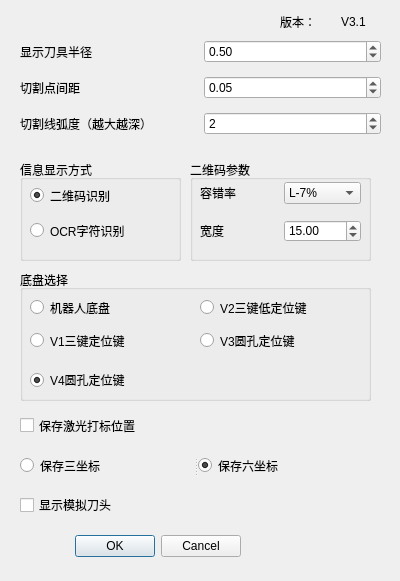
<?xml version="1.0" encoding="UTF-8"?>
<ui version="4.0">
 <class>Dialog</class>
 <widget class="QDialog" name="Dialog">
  <property name="geometry">
   <rect>
    <x>0</x>
    <y>0</y>
    <width>400</width>
    <height>581</height>
   </rect>
  </property>
  <property name="maximumSize">
   <size>
    <width>800</width>
    <height>1000</height>
   </size>
  </property>
  <property name="windowTitle">
   <string>设置</string>
  </property>
  <widget class="QWidget" name="layoutWidget">
   <property name="geometry">
    <rect>
     <x>20</x>
     <y>530</y>
     <width>221</width>
     <height>33</height>
    </rect>
   </property>
   <layout class="QHBoxLayout">
    <property name="spacing">
     <number>6</number>
    </property>
    <property name="leftMargin">
     <number>0</number>
    </property>
    <property name="topMargin">
     <number>0</number>
    </property>
    <property name="rightMargin">
     <number>0</number>
    </property>
    <property name="bottomMargin">
     <number>0</number>
    </property>
    <item>
     <spacer>
      <property name="orientation">
       <enum>Qt::Horizontal</enum>
      </property>
      <property name="sizeHint" stdset="0">
       <size>
        <width>131</width>
        <height>31</height>
       </size>
      </property>
     </spacer>
    </item>
    <item>
     <widget class="QPushButton" name="okButton">
      <property name="text">
       <string>OK</string>
      </property>
     </widget>
    </item>
    <item>
     <widget class="QPushButton" name="cancelButton">
      <property name="text">
       <string>Cancel</string>
      </property>
     </widget>
    </item>
   </layout>
  </widget>
  <widget class="QCheckBox" name="checkBoxMark">
   <property name="geometry">
    <rect>
     <x>20</x>
     <y>410</y>
     <width>191</width>
     <height>31</height>
    </rect>
   </property>
   <property name="text">
    <string>保存激光打标位置</string>
   </property>
  </widget>
  <widget class="QWidget" name="layoutWidget">
   <property name="geometry">
    <rect>
     <x>280</x>
     <y>10</y>
     <width>116</width>
     <height>23</height>
    </rect>
   </property>
   <layout class="QHBoxLayout" name="horizontalLayout">
    <item>
     <widget class="QLabel" name="label_5">
      <property name="text">
       <string>版本：</string>
      </property>
     </widget>
    </item>
    <item>
     <widget class="QLabel" name="label_version">
      <property name="maximumSize">
       <size>
        <width>10000</width>
        <height>10000</height>
       </size>
      </property>
      <property name="font">
       <font>
        <pointsize>9</pointsize>
       </font>
      </property>
      <property name="text">
       <string>V3.1</string>
      </property>
     </widget>
    </item>
   </layout>
  </widget>
  <widget class="QCheckBox" name="checkBox_showBur">
   <property name="geometry">
    <rect>
     <x>20</x>
     <y>490</y>
     <width>181</width>
     <height>30</height>
    </rect>
   </property>
   <property name="text">
    <string>显示模拟刀头</string>
   </property>
  </widget>
  <widget class="QRadioButton" name="radioButton_auto">
   <property name="geometry">
    <rect>
     <x>448</x>
     <y>180</y>
     <width>83</width>
     <height>17</height>
    </rect>
   </property>
   <property name="text">
    <string>自动生成点</string>
   </property>
   <property name="checkable">
    <bool>false</bool>
   </property>
   <property name="checked">
    <bool>false</bool>
   </property>
  </widget>
  <widget class="QRadioButton" name="radioButton_manual">
   <property name="geometry">
    <rect>
     <x>448</x>
     <y>160</y>
     <width>71</width>
     <height>17</height>
    </rect>
   </property>
   <property name="text">
    <string>手动绘点</string>
   </property>
   <property name="checkable">
    <bool>true</bool>
   </property>
   <property name="checked">
    <bool>true</bool>
   </property>
  </widget>
  <widget class="QSpinBox" name="smoothBox">
   <property name="geometry">
    <rect>
     <x>552</x>
     <y>76</y>
     <width>40</width>
     <height>20</height>
    </rect>
   </property>
  </widget>
  <widget class="QLabel" name="label">
   <property name="geometry">
    <rect>
     <x>449</x>
     <y>22</y>
     <width>72</width>
     <height>16</height>
    </rect>
   </property>
   <property name="text">
    <string>龈缘线距离：</string>
   </property>
  </widget>
  <widget class="QLabel" name="label_2">
   <property name="geometry">
    <rect>
     <x>449</x>
     <y>49</y>
     <width>72</width>
     <height>16</height>
    </rect>
   </property>
   <property name="text">
    <string>采样点间距：</string>
   </property>
  </widget>
  <widget class="QSpinBox" name="OffsetStepBox">
   <property name="geometry">
    <rect>
     <x>552</x>
     <y>22</y>
     <width>40</width>
     <height>20</height>
    </rect>
   </property>
   <property name="minimum">
    <number>1</number>
   </property>
   <property name="maximum">
    <number>50</number>
   </property>
  </widget>
  <widget class="QDoubleSpinBox" name="intevalBox">
   <property name="geometry">
    <rect>
     <x>552</x>
     <y>49</y>
     <width>52</width>
     <height>20</height>
    </rect>
   </property>
   <property name="minimum">
    <double>0.100000000000000</double>
   </property>
   <property name="maximum">
    <double>5.000000000000000</double>
   </property>
   <property name="singleStep">
    <double>0.200000000000000</double>
   </property>
  </widget>
  <widget class="QLabel" name="label_3">
   <property name="geometry">
    <rect>
     <x>449</x>
     <y>76</y>
     <width>72</width>
     <height>16</height>
    </rect>
   </property>
   <property name="text">
    <string>曲线平滑度：</string>
   </property>
  </widget>
  <widget class="QLabel" name="label_4">
   <property name="geometry">
    <rect>
     <x>449</x>
     <y>103</y>
     <width>90</width>
     <height>16</height>
    </rect>
   </property>
   <property name="text">
    <string>法向与Z轴夹角：</string>
   </property>
  </widget>
  <widget class="QSpinBox" name="zangleBox">
   <property name="geometry">
    <rect>
     <x>552</x>
     <y>103</y>
     <width>40</width>
     <height>20</height>
    </rect>
   </property>
   <property name="maximum">
    <number>90</number>
   </property>
  </widget>
  <widget class="QLabel" name="label_6">
   <property name="geometry">
    <rect>
     <x>449</x>
     <y>130</y>
     <width>84</width>
     <height>16</height>
    </rect>
   </property>
   <property name="text">
    <string>底座过滤高度：</string>
   </property>
  </widget>
  <widget class="QSpinBox" name="zthresholdBox">
   <property name="geometry">
    <rect>
     <x>552</x>
     <y>130</y>
     <width>46</width>
     <height>20</height>
    </rect>
   </property>
   <property name="minimum">
    <number>-20</number>
   </property>
   <property name="maximum">
    <number>40</number>
   </property>
  </widget>
  <widget class="QWidget" name="layoutWidget">
   <property name="geometry">
    <rect>
     <x>20</x>
     <y>33</y>
     <width>361</width>
     <height>111</height>
    </rect>
   </property>
   <layout class="QGridLayout" name="gridLayout">
    <item row="1" column="1">
     <widget class="QDoubleSpinBox" name="doubleSpinBox_cutlineInterval">
      <property name="enabled">
       <bool>true</bool>
      </property>
      <property name="minimum">
       <double>0.000000000000000</double>
      </property>
      <property name="maximum">
       <double>5.000000000000000</double>
      </property>
      <property name="singleStep">
       <double>0.050000000000000</double>
      </property>
      <property name="value">
       <double>0.050000000000000</double>
      </property>
     </widget>
    </item>
    <item row="2" column="1">
     <widget class="QSpinBox" name="spinBox_curveture">
      <property name="enabled">
       <bool>true</bool>
      </property>
      <property name="maximum">
       <number>4</number>
      </property>
      <property name="value">
       <number>2</number>
      </property>
     </widget>
    </item>
    <item row="0" column="0">
     <widget class="QLabel" name="label_11">
      <property name="text">
       <string>显示刀具半径</string>
      </property>
     </widget>
    </item>
    <item row="1" column="0">
     <widget class="QLabel" name="label_12">
      <property name="enabled">
       <bool>true</bool>
      </property>
      <property name="text">
       <string>切割点间距</string>
      </property>
     </widget>
    </item>
    <item row="0" column="1">
     <widget class="QDoubleSpinBox" name="doubleSpinBox_cutOffset">
      <property name="maximum">
       <double>2.000000000000000</double>
      </property>
      <property name="singleStep">
       <double>0.100000000000000</double>
      </property>
      <property name="value">
       <double>0.500000000000000</double>
      </property>
     </widget>
    </item>
    <item row="2" column="0">
     <widget class="QLabel" name="label_13">
      <property name="text">
       <string>切割线弧度（越大越深）</string>
      </property>
     </widget>
    </item>
   </layout>
  </widget>
  <widget class="QSpinBox" name="spinBox_cutDegreeInsideBack">
   <property name="geometry">
    <rect>
     <x>588</x>
     <y>300</y>
     <width>81</width>
     <height>20</height>
    </rect>
   </property>
   <property name="maximum">
    <number>90</number>
   </property>
   <property name="value">
    <number>45</number>
   </property>
  </widget>
  <widget class="QSpinBox" name="spinBox_cutDegreeOut">
   <property name="geometry">
    <rect>
     <x>588</x>
     <y>244</y>
     <width>81</width>
     <height>20</height>
    </rect>
   </property>
   <property name="maximum">
    <number>90</number>
   </property>
   <property name="value">
    <number>45</number>
   </property>
  </widget>
  <widget class="QLabel" name="label_9">
   <property name="geometry">
    <rect>
     <x>450</x>
     <y>272</y>
     <width>132</width>
     <height>20</height>
    </rect>
   </property>
   <property name="text">
    <string>舌侧中间切割角度</string>
   </property>
  </widget>
  <widget class="QSpinBox" name="spinBox_fbDegree">
   <property name="geometry">
    <rect>
     <x>588</x>
     <y>216</y>
     <width>81</width>
     <height>20</height>
    </rect>
   </property>
   <property name="maximum">
    <number>180</number>
   </property>
   <property name="value">
    <number>45</number>
   </property>
  </widget>
  <widget class="QLabel" name="label_7">
   <property name="geometry">
    <rect>
     <x>450</x>
     <y>216</y>
     <width>132</width>
     <height>20</height>
    </rect>
   </property>
   <property name="text">
    <string>前后牙区分角度</string>
   </property>
  </widget>
  <widget class="QSpinBox" name="spinBox_cutDegreeInsideFront">
   <property name="geometry">
    <rect>
     <x>588</x>
     <y>272</y>
     <width>81</width>
     <height>20</height>
    </rect>
   </property>
   <property name="maximum">
    <number>90</number>
   </property>
   <property name="value">
    <number>45</number>
   </property>
  </widget>
  <widget class="QLabel" name="label_8">
   <property name="geometry">
    <rect>
     <x>450</x>
     <y>244</y>
     <width>132</width>
     <height>20</height>
    </rect>
   </property>
   <property name="text">
    <string>完整唇侧切割角度</string>
   </property>
  </widget>
  <widget class="QLabel" name="label_10">
   <property name="geometry">
    <rect>
     <x>450</x>
     <y>300</y>
     <width>132</width>
     <height>20</height>
    </rect>
   </property>
   <property name="text">
    <string>舌侧双侧切割角度</string>
   </property>
  </widget>
  <widget class="QGroupBox" name="groupBox">
   <property name="geometry">
    <rect>
     <x>20</x>
     <y>270</y>
     <width>351</width>
     <height>131</height>
    </rect>
   </property>
   <property name="maximumSize">
    <size>
     <width>500</width>
     <height>500</height>
    </size>
   </property>
   <property name="title">
    <string>底盘选择</string>
   </property>
   <widget class="QRadioButton" name="radioButton_Robotic">
    <property name="geometry">
     <rect>
      <x>10</x>
      <y>22</y>
      <width>151</width>
      <height>31</height>
     </rect>
    </property>
    <property name="text">
     <string>机器人底盘</string>
    </property>
    <property name="checkable">
     <bool>true</bool>
    </property>
    <property name="checked">
     <bool>false</bool>
    </property>
    <property name="autoExclusive">
     <bool>true</bool>
    </property>
   </widget>
   <widget class="QRadioButton" name="radioButton_5or4Axis">
    <property name="geometry">
     <rect>
      <x>10</x>
      <y>60</y>
      <width>151</width>
      <height>21</height>
     </rect>
    </property>
    <property name="text">
     <string>V1三键定位键 </string>
    </property>
    <property name="checkable">
     <bool>true</bool>
    </property>
    <property name="checked">
     <bool>false</bool>
    </property>
    <property name="autoExclusive">
     <bool>true</bool>
    </property>
   </widget>
   <widget class="QRadioButton" name="radioButton_5or4Axis_2">
    <property name="geometry">
     <rect>
      <x>180</x>
      <y>22</y>
      <width>171</width>
      <height>31</height>
     </rect>
    </property>
    <property name="text">
     <string>V2三键低定位键</string>
    </property>
    <property name="checkable">
     <bool>true</bool>
    </property>
    <property name="checked">
     <bool>false</bool>
    </property>
    <property name="autoExclusive">
     <bool>true</bool>
    </property>
   </widget>
   <widget class="QRadioButton" name="radioButton_5or4Axis_3">
    <property name="geometry">
     <rect>
      <x>180</x>
      <y>60</y>
      <width>161</width>
      <height>21</height>
     </rect>
    </property>
    <property name="text">
     <string>V3圆孔定位键</string>
    </property>
    <property name="checked">
     <bool>false</bool>
    </property>
    <property name="autoExclusive">
     <bool>true</bool>
    </property>
   </widget>
   <widget class="QRadioButton" name="radioButton_5or4Axis_4">
    <property name="geometry">
     <rect>
      <x>10</x>
      <y>100</y>
      <width>161</width>
      <height>20</height>
     </rect>
    </property>
    <property name="text">
     <string>V4圆孔定位键</string>
    </property>
    <property name="checked">
     <bool>true</bool>
    </property>
    <property name="autoExclusive">
     <bool>true</bool>
    </property>
   </widget>
  </widget>
  <widget class="QGroupBox" name="groupBox_2">
   <property name="geometry">
    <rect>
     <x>20</x>
     <y>160</y>
     <width>161</width>
     <height>101</height>
    </rect>
   </property>
   <property name="title">
    <string>信息显示方式</string>
   </property>
   <widget class="QRadioButton" name="radioButton_QR">
    <property name="geometry">
     <rect>
      <x>10</x>
      <y>25</y>
      <width>141</width>
      <height>21</height>
     </rect>
    </property>
    <property name="text">
     <string>二维码识别</string>
    </property>
    <property name="checked">
     <bool>true</bool>
    </property>
   </widget>
   <widget class="QRadioButton" name="radioButton_Info">
    <property name="geometry">
     <rect>
      <x>10</x>
      <y>60</y>
      <width>141</width>
      <height>21</height>
     </rect>
    </property>
    <property name="text">
     <string>OCR字符识别</string>
    </property>
    <property name="checked">
     <bool>false</bool>
    </property>
   </widget>
  </widget>
  <widget class="QGroupBox" name="groupBox_3">
   <property name="geometry">
    <rect>
     <x>190</x>
     <y>160</y>
     <width>181</width>
     <height>101</height>
    </rect>
   </property>
   <property name="title">
    <string>二维码参数</string>
   </property>
   <widget class="QWidget" name="layoutWidget">
    <property name="geometry">
     <rect>
      <x>10</x>
      <y>22</y>
      <width>161</width>
      <height>22</height>
     </rect>
    </property>
    <layout class="QHBoxLayout" name="horizontalLayout_2">
     <item>
      <widget class="QLabel" name="label_14">
       <property name="text">
        <string>容错率</string>
       </property>
      </widget>
     </item>
     <item>
      <widget class="QComboBox" name="comboBox_correction">
       <item>
        <property name="text">
         <string>L-7%</string>
        </property>
       </item>
       <item>
        <property name="text">
         <string>M-15%</string>
        </property>
       </item>
       <item>
        <property name="text">
         <string>Q-25%</string>
        </property>
       </item>
       <item>
        <property name="text">
         <string>H-30%</string>
        </property>
       </item>
      </widget>
     </item>
    </layout>
   </widget>
   <widget class="QWidget" name="layoutWidget">
    <property name="geometry">
     <rect>
      <x>10</x>
      <y>60</y>
      <width>161</width>
      <height>22</height>
     </rect>
    </property>
    <layout class="QHBoxLayout" name="horizontalLayout_3">
     <item>
      <widget class="QLabel" name="label_15">
       <property name="text">
        <string>宽度</string>
       </property>
      </widget>
     </item>
     <item>
      <widget class="QDoubleSpinBox" name="doubleSpinBox_qrwidth">
       <property name="minimum">
        <double>5.000000000000000</double>
       </property>
       <property name="maximum">
        <double>30.000000000000000</double>
       </property>
       <property name="value">
        <double>15.000000000000000</double>
       </property>
      </widget>
     </item>
    </layout>
   </widget>
  </widget>
  <widget class="QSplitter" name="splitter">
   <property name="geometry">
    <rect>
     <x>20</x>
     <y>450</y>
     <width>351</width>
     <height>31</height>
    </rect>
   </property>
   <property name="orientation">
    <enum>Qt::Horizontal</enum>
   </property>
   <widget class="QRadioButton" name="withoutButton">
    <property name="text">
     <string>保存三坐标</string>
    </property>
   </widget>
   <widget class="QRadioButton" name="withNormalButton">
    <property name="text">
     <string>保存六坐标</string>
    </property>
    <property name="checked">
     <bool>true</bool>
    </property>
   </widget>
  </widget>
 </widget>
 <resources/>
 <connections>
  <connection>
   <sender>okButton</sender>
   <signal>clicked()</signal>
   <receiver>Dialog</receiver>
   <slot>accept()</slot>
   <hints>
    <hint type="sourcelabel">
     <x>278</x>
     <y>253</y>
    </hint>
    <hint type="destinationlabel">
     <x>96</x>
     <y>254</y>
    </hint>
   </hints>
  </connection>
  <connection>
   <sender>cancelButton</sender>
   <signal>clicked()</signal>
   <receiver>Dialog</receiver>
   <slot>reject()</slot>
   <hints>
    <hint type="sourcelabel">
     <x>369</x>
     <y>253</y>
    </hint>
    <hint type="destinationlabel">
     <x>179</x>
     <y>282</y>
    </hint>
   </hints>
  </connection>
 </connections>
</ui>
